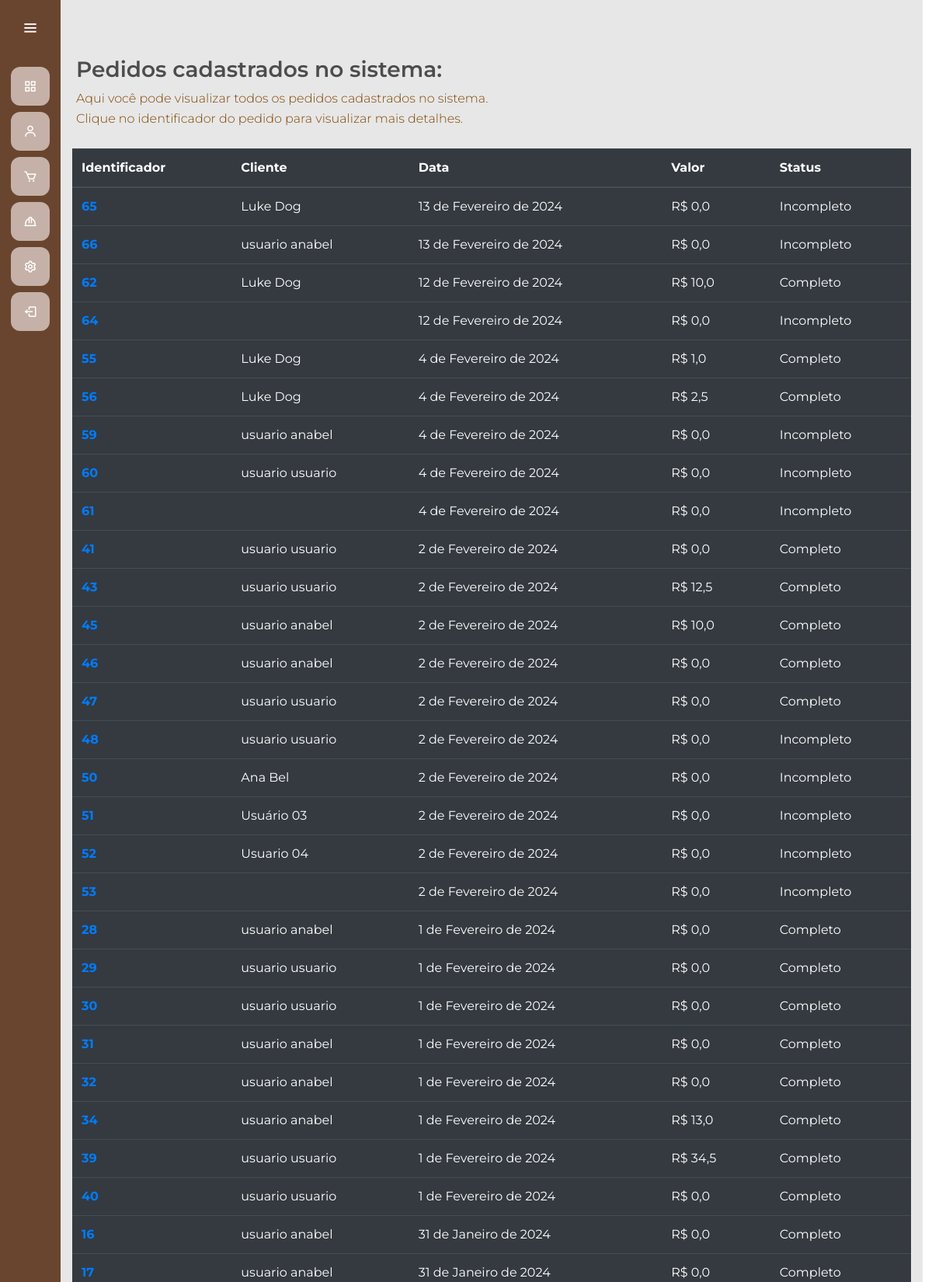
/gerenciamento/listaPedidos/ (signed in, upper part), run on the app's committed database.
### gerenciamento/models.py (models this page shows, shortened)
class Pedido(models.Model):
    id_pedido = models.AutoField(primary_key=True)
    id_transacao = models.CharField(max_length=255, null=True)
    cliente = models.ForeignKey(usuarios_models.Usuario, on_delete=models.SET_NULL, null=True, blank=True)
    data = models.DateField(auto_now_add=True)
    valor_final = models.FloatField(default=0.0)
    produtos = models.ManyToManyField(Produto, through='PedidoProduto')
    completo = models.BooleanField(default=False, null=True, blank=False)

### usuarios/models.py (models this page shows)
class Usuario (AbstractUser):
    telefone = models.CharField(max_length=20)
    cpf = models.CharField(max_length=11, primary_key=True, unique=True)
    endereco = models.CharField(max_length=255)
    permissao = models.BooleanField(default=False)
    groups = models.ManyToManyField('auth.Group', related_name='usuarios', blank=True)
    user_permissions = models.ManyToManyField('auth.Permission', related_name='usuarios', blank=True)
    REQUIRED_FIELDS = ['email']
    def __str__(self) -> str:
        return self.username

### gerenciamento/views.py (the view)
# urls.py: path('listaPedidos/', views.lista_pedidos, name='listaPedidos'),
def lista_pedidos(request):
    pedidos_list = Pedido.objects.order_by('-data')
    return render(request, 'listarPedidos.html', {'pedidos': pedidos_list})

### gerenciamento/templates/listarPedidos.html
{% extends "gerente.html" %}
{% load static %}
{% block 'head' %}
    <link rel="stylesheet" href="{% static 'usuarios/css/principal-oficial.css' %}">
    <link rel="stylesheet" href="{% static 'gerenciamento/css/gerenciamento-oficial.css' %}">
{% endblock %}
{% block 'dashboard' %}
<body>
    <br>
    <br>
    <h3 class="titulo">Pedidos cadastrados no sistema:</h2>
    <p class="subtitulo">Aqui você pode visualizar todos os pedidos cadastrados no sistema.</p>
    <p class="subtitulo">Clique no identificador do pedido para visualizar mais detalhes.</p>
    <br>
    <div class="container-fluid distanciamento">
        <table class="table table-dark">
            <thead>
                <tr>
                    <th class="id" scope="col">Identificador</th>
                    <th class="cliente" scope="col">Cliente</th>
                    <th class="data" scope="col">Data</th>
                    <th class="valor" scope="col">Valor</th>
                    <th class="status" scope="col">Status</th>
                </tr>
            </thead>
            <tbody>
                {% for pedido in pedidos %}
                    <tr>
                        <th><a href="{% url 'notaPedido' pedido.id_pedido %}">{{pedido.id_pedido}}</a></th>
                        <td>{{ pedido.cliente.first_name }} {{ pedido.cliente.last_name }}</td>
                        <td>{{ pedido.data }}</td>
                        <td>R$ {{ pedido.valor_final }}</td>
                        <td>{% if pedido.completo %}Completo{% else %}Incompleto{% endif %}</td>
                    </tr>
                {% endfor %}
            </tbody>
        </table>
    </div>
</body>
{% endblock %}

### templates/static/general/css/base.css (style rules this page uses)
* { margin: 0; padding: 0; box-sizing: border-box; font-family: "Montserrat" , sans-serif; }
body { background-color: hsl(0, 0%, 98%); }
h1,h2,h3,h4,h5,h6 { color:hsl(0, 0%, 30%); }

### templates/static/general/css/general.css (style rules this page uses)
:root { --main-color: #c5b1a7; --dark-color: #69452F; --light-color: #E7E7E7; --contrast-color: #faab66; --differential-color: #4b280b; --red-color: #9E7047; }

### templates/static/usuarios/css/principal-oficial.css (style rules this page uses)
:root { --main-color: #c5b1a7; --dark-color: #69452F; --light-color: #E7E7E7; --contrast-color: #faab66; --differential-color: #4b280b; --red-color: #9E7047; }
* { margin: 0; padding: 0; box-sizing: border-box; outline: none; font-family: 'Montserrat', sans-serif; }
body { width: 100%; height: auto; display: flex; }

### templates/static/gerenciamento/css/gerenciamento-oficial.css (style rules this page uses)
:root { --main-color: #c5b1a7; --dark-color: #69452F; --light-color: #E7E7E7; --contrast-color: #faab66; --differential-color: #4b280b; --red-color: #9E7047; }
.titulo { padding-left: 20px; font-weight: 600; }
.subtitulo { padding-left: 20px; font-weight: 350; margin-bottom: 2px; }

### data on the page
Pedido: id_pedido "65", cliente.first_name "Luke", cliente.last_name "Dog", data "13 de Fevereiro de 2024", valor_final "0,0", completo "Incompleto"
Pedido: id_pedido "66", cliente.first_name "usuario", cliente.last_name "anabel", data "13 de Fevereiro de 2024", valor_final "0,0", completo "Incompleto"
Pedido: id_pedido "62", cliente.first_name "Luke", cliente.last_name "Dog", data "12 de Fevereiro de 2024", valor_final "10,0", completo "Completo"
Pedido: id_pedido "64", data "12 de Fevereiro de 2024", valor_final "0,0", completo "Incompleto"
Pedido: id_pedido "55", cliente.first_name "Luke", cliente.last_name "Dog", data "4 de Fevereiro de 2024", valor_final "1,0", completo "Completo"
Pedido: id_pedido "56", cliente.first_name "Luke", cliente.last_name "Dog", data "4 de Fevereiro de 2024", valor_final "2,5", completo "Completo"
Pedido: id_pedido "59", cliente.first_name "usuario", cliente.last_name "anabel", data "4 de Fevereiro de 2024", valor_final "0,0", completo "Incompleto"
Pedido: id_pedido "60", cliente.first_name "usuario", cliente.last_name "usuario", data "4 de Fevereiro de 2024", valor_final "0,0", completo "Incompleto"
Pedido: id_pedido "61", data "4 de Fevereiro de 2024", valor_final "0,0", completo "Incompleto"
Pedido: id_pedido "41", cliente.first_name "usuario", cliente.last_name "usuario", data "2 de Fevereiro de 2024", valor_final "0,0", completo "Completo"
Pedido: id_pedido "43", cliente.first_name "usuario", cliente.last_name "usuario", data "2 de Fevereiro de 2024", valor_final "12,5", completo "Completo"
Pedido: id_pedido "45", cliente.first_name "usuario", cliente.last_name "anabel", data "2 de Fevereiro de 2024", valor_final "10,0", completo "Completo"
Pedido: id_pedido "46", cliente.first_name "usuario", cliente.last_name "anabel", data "2 de Fevereiro de 2024", valor_final "0,0", completo "Completo"
Pedido: id_pedido "47", cliente.first_name "usuario", cliente.last_name "usuario", data "2 de Fevereiro de 2024", valor_final "0,0", completo "Completo"
Pedido: id_pedido "48", cliente.first_name "usuario", cliente.last_name "usuario", data "2 de Fevereiro de 2024", valor_final "0,0", completo "Incompleto"
Pedido: id_pedido "50", cliente.first_name "Ana", cliente.last_name "Bel", data "2 de Fevereiro de 2024", valor_final "0,0", completo "Incompleto"
Pedido: id_pedido "51", cliente.first_name "Usuário", cliente.last_name "03", data "2 de Fevereiro de 2024", valor_final "0,0", completo "Incompleto"
Pedido: id_pedido "52", cliente.first_name "Usuario", cliente.last_name "04", data "2 de Fevereiro de 2024", valor_final "0,0", completo "Incompleto"
Pedido: id_pedido "53", data "2 de Fevereiro de 2024", valor_final "0,0", completo "Incompleto"
Pedido: id_pedido "28", cliente.first_name "usuario", cliente.last_name "anabel", data "1 de Fevereiro de 2024", valor_final "0,0", completo "Completo"
Pedido: id_pedido "29", cliente.first_name "usuario", cliente.last_name "usuario", data "1 de Fevereiro de 2024", valor_final "0,0", completo "Completo"
Pedido: id_pedido "30", cliente.first_name "usuario", cliente.last_name "usuario", data "1 de Fevereiro de 2024", valor_final "0,0", completo "Completo"
Pedido: id_pedido "31", cliente.first_name "usuario", cliente.last_name "anabel", data "1 de Fevereiro de 2024", valor_final "0,0", completo "Completo"
Pedido: id_pedido "32", cliente.first_name "usuario", cliente.last_name "anabel", data "1 de Fevereiro de 2024", valor_final "0,0", completo "Completo"
Pedido: id_pedido "34", cliente.first_name "usuario", cliente.last_name "anabel", data "1 de Fevereiro de 2024", valor_final "13,0", completo "Completo"
Pedido: id_pedido "39", cliente.first_name "usuario", cliente.last_name "usuario", data "1 de Fevereiro de 2024", valor_final "34,5", completo "Completo"
Pedido: id_pedido "40", cliente.first_name "usuario", cliente.last_name "usuario", data "1 de Fevereiro de 2024", valor_final "0,0", completo "Completo"
Pedido: id_pedido "16", cliente.first_name "usuario", cliente.last_name "anabel", data "31 de Janeiro de 2024", valor_final "0,0", completo "Completo"
Pedido: id_pedido "17", cliente.first_name "usuario", cliente.last_name "anabel", data "31 de Janeiro de 2024", valor_final "0,0", completo "Completo"
